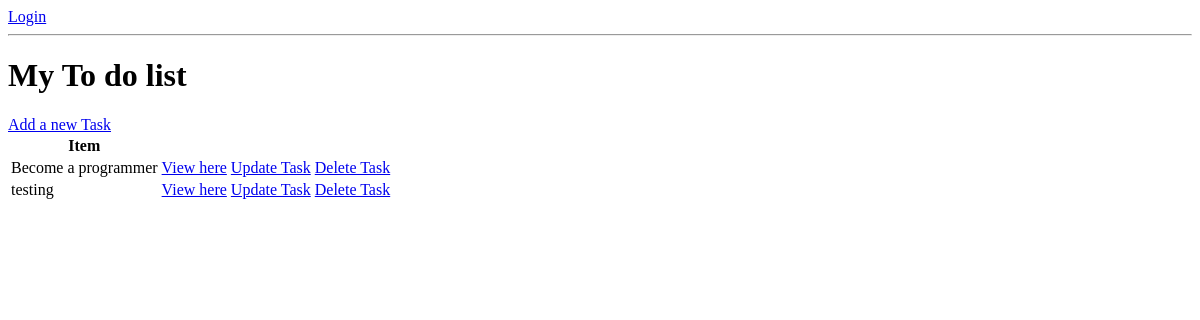
The app's page /, older data.
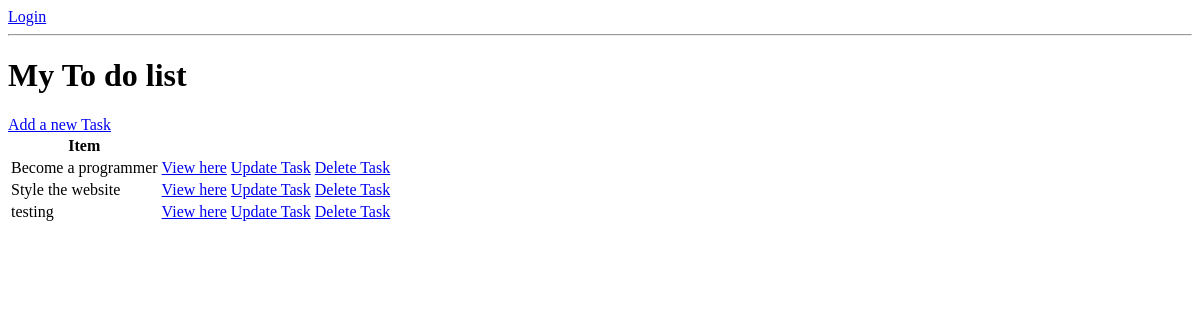
The same page, newer data.
### main/models.py (models this page shows, shortened)
class Task(models.Model):
    user = models.ForeignKey(User, on_delete=models.CASCADE, null=True, blank=True)
    title = models.CharField(max_length=200, )
    description = models.TextField(null=True, blank=True)
    complete = models.BooleanField(default=False)
    created_time_and_date = models.DateTimeField(auto_now_add=True)
    class Meta:
        ordering = ['complete']

### main/views.py (the view)
# urls.py: path('', TaskList.as_view(), name='tasks'),
class TaskList(ListView):
    model = Task

### main/templates/main/task_list.html (shortened to what this page needs)
<!DOCTYPE html>
<html lang="en">
<head>
</head>
<body>
    {% if request.user.is_authenticated %}
        <p>{{request.user}}</p>
        <a href="{% url 'logout' %}">Logout</a>
    {% else %}
        <a href="{% url 'login' %}">Login</a>
    {% endif %}
    <hr>
    <h1>My To do list</h1>
    <a href="{% url 'task-create' %}">Add a new Task</a>
    <table>
        <tr>
            <th>Item</th>
            <th></th>
            <th></th>
        </tr>
        {% for task in object_list %}
        <tr>
            <td>{{task.title}}</td>
            <td><a href="{% url 'task' task.id %}">View here</a></td>
            <td><a href="{% url 'task-update' task.id %}">Update Task</a></td>
            <td><a href="{% url 'task-delete' task.id %}">Delete Task</a></td>
        </tr>
        {% empty %}
        <h3>No items in list!</h3>
        {% endfor %}
    </table>
</body>
</html>

Row changes from the older to the newer data that the page shows:
added Task: title "Style the website"
